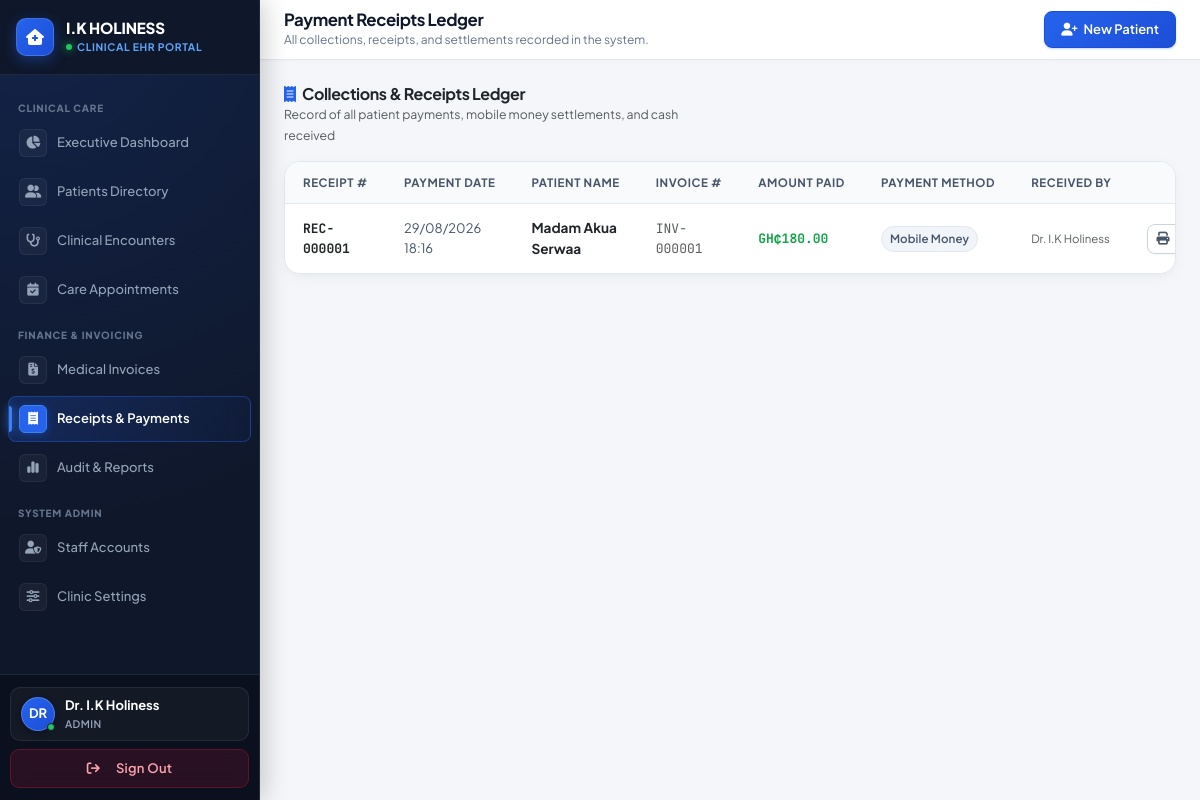
The app's page /payments (signed in) with its own data.
### tables this page shows
CREATE TABLE payments (
    payment_id VARCHAR(20) PRIMARY KEY,
    receipt_number VARCHAR(20) NOT NULL,
    client_id VARCHAR(20) NOT NULL,
    invoice_number VARCHAR(20) NOT NULL,
    payment_date DATETIME NOT NULL,
    amount_paid DECIMAL(10,2) NOT NULL,
    payment_method ENUM('Cash', 'Mobile Money', 'Card', 'Bank Transfer') NOT NULL,
    staff_id INT NOT NULL,
    notes TEXT NULL,
    created_at TIMESTAMP DEFAULT CURRENT_TIMESTAMP,
    UNIQUE KEY idx_receipt (receipt_number),
    FOREIGN KEY (client_id) REFERENCES clients(client_id) ON DELETE CASCADE,
    FOREIGN KEY (invoice_number) REFERENCES invoices(invoice_number) ON DELETE CASCADE,
    FOREIGN KEY (staff_id) REFERENCES users(id) ON DELETE RESTRICT,
    INDEX idx_payment_date (payment_date)
);

CREATE TABLE clients (
    client_id VARCHAR(20) PRIMARY KEY,
    full_name VARCHAR(255) NOT NULL,
    gender ENUM('Male', 'Female', 'Other') NOT NULL,
    dob DATE NOT NULL,
    age INT NOT NULL,
    phone VARCHAR(20) NOT NULL,
    address TEXT NOT NULL,
    emergency_name VARCHAR(255) NOT NULL,
    emergency_phone VARCHAR(20) NOT NULL,
    registration_date DATE NOT NULL,
    created_at TIMESTAMP DEFAULT CURRENT_TIMESTAMP,
    INDEX idx_fullname (full_name),
    INDEX idx_phone (phone)
);

CREATE TABLE users (
    id INT AUTO_INCREMENT PRIMARY KEY,
    username VARCHAR(50) NOT NULL,
    password_hash VARCHAR(255) NOT NULL,
    full_name VARCHAR(100) NOT NULL,
    role ENUM('admin', 'staff') NOT NULL,
    created_at TIMESTAMP DEFAULT CURRENT_TIMESTAMP,
    UNIQUE KEY idx_username (username)
);

### backend/app/Controllers/PaymentController.php (called while the page is built, shortened)
<?php
class PaymentController
{
    public function index(): void
    {
        $payments = [];
        try {
            $db = Database::getInstance()->getConnection();
            $stmt = $db->query("
                SELECT p.*, c.full_name AS client_name, u.full_name AS staff_name
                FROM payments p
                INNER JOIN clients c ON p.client_id = c.client_id
                INNER JOIN users u ON p.staff_id = u.id
                ORDER BY p.payment_date DESC
            ");
            $payments = $stmt->fetchAll();
        } catch (\PDOException $e) {
            $_SESSION['error_message'] = "Could not fetch payment records.";
        }
        require_once VIEWS_PATH . '/payments/index.php';
        require_once VIEWS_PATH . '/shared/layout.php';
    }
}

### backend/app/Core/Router.php (called while the page is built, shortened)
<?php
class Router
{
    private array $routes = [];
    public function get(string $path, string $handler): void
    {
        $this->routes['GET'][$this->normalizePath($path)] = $handler;
    }
    public function post(string $path, string $handler): void
    {
        $this->routes['POST'][$this->normalizePath($path)] = $handler;
    }
    public function resolve(string $requestUri, string $requestMethod): void
    {
        $path = parse_url($requestUri, PHP_URL_PATH);
        $normalizedPath = $this->normalizePath($path);
        $method = strtoupper($requestMethod);
        $handler = $this->routes[$method][$normalizedPath];
        $this->executeHandler($handler);
    }
    private function normalizePath(string $path): string
    {
        $trimmed = trim($path, '/');
        return $trimmed === '' ? '/' : '/' . $trimmed;
    }
    private function executeHandler(string $handler): void
    {
        list($controllerClass, $method) = explode('@', $handler);
        $controllerInstance = new $fullControllerName();
        $controllerInstance->$method();
    }
}

### frontend/public/index.php (called while the page is built, shortened)
<?php
$requestUri = $_SERVER['REQUEST_URI'] ?? '/';
$requestPath = parse_url($requestUri, PHP_URL_PATH);
$baseNames = [
    '/ik-holiness-clinic/frontend/public',
    '/ik-holiness-clinic/public',
    '/ik-holiness-clinic',
    '/frontend/public',
    '/public',
];
foreach ($baseNames as $b) {
    if (str_starts_with($requestPath, $b)) {
        $requestPath = substr($requestPath, strlen($b));
        break;
    }
}
$routingPath = '/' . ltrim($requestPath ?? '', '/');
$router = new Router();
$router->get('/', 'HomeController@index');
$router->get('/home', 'HomeController@index');
$router->get('/services', 'HomeController@services');
$router->get('/about', 'HomeController@about');
$router->get('/request-care', 'HomeController@requestCare');
$router->get('/booking', 'HomeController@requestCare');
$router->get('/contact', 'HomeController@contact');
$router->post('/book-request', 'HomeController@bookRequest');
$router->post('/contact-submit', 'HomeController@contactSubmit');
$router->get('/login', 'AuthController@showLogin');
$router->post('/login', 'AuthController@login');
$router->get('/logout', 'AuthController@logout');
$router->get('/dashboard', 'DashboardController@index');
$router->get('/clients', 'ClientController@index');
$router->get('/clients/create', 'ClientController@create');
$router->post('/clients/store', 'ClientController@store');
$router->get('/clients/view', 'ClientController@view');
$router->get('/clients/edit', 'ClientController@edit');
$router->post('/clients/update', 'ClientController@update');
$router->get('/clients/delete', 'ClientController@delete');
$router->get('/visits', 'VisitController@index');
$router->get('/visits/create', 'VisitController@create');
$router->post('/visits/store', 'VisitController@store');
$router->get('/appointments', 'AppointmentController@index');
$router->get('/appointments/create', 'AppointmentController@create');
$router->post('/appointments/store', 'AppointmentController@store');
$router->get('/appointments/edit', 'AppointmentController@edit');
$router->get('/billing', 'BillingController@index');
$router->get('/billing/create', 'BillingController@create');
$router->post('/billing/store', 'BillingController@store');
$router->get('/billing/view', 'BillingController@view');
$router->get('/payments', 'PaymentController@index');
$router->get('/payments/create', 'PaymentController@create');
$router->post('/payments/store', 'PaymentController@store');
$router->get('/payments/receipt', 'PaymentController@receipt');
$router->get('/reports', 'ReportController@index');
$router->get('/users', 'UserController@index');
$router->get('/users/create', 'UserController@create');
$router->post('/users/store', 'UserController@store');
$router->get('/users/edit', 'UserController@edit');
$router->post('/users/update', 'UserController@update');
$router->get('/users/delete', 'UserController@delete');
$router->get('/settings', 'SettingController@index');
$router->post('/settings/update', 'SettingController@update');
$router->resolve($routingPath, $_SERVER['REQUEST_METHOD'] ?? 'GET');

### frontend/views/payments/index.php (the view)
<div class="row mb-3 no-print align-items-center justify-content-between g-3">
    <div class="col-12 col-md-6">
        <h6 class="fw-bold text-dark mb-0"><i class="fa-solid fa-receipt text-blue-accent me-1"></i> Collections & Receipts Ledger</h6>
        <small class="text-muted">Record of all patient payments, mobile money settlements, and cash received</small>
    </div>
</div>
<div class="ui-table-container">
    <div class="table-responsive">
        <table class="ui-table">
            <thead>
                <tr>
                    <th>Receipt #</th>
                    <th>Payment Date</th>
                    <th>Patient Name</th>
                    <th>Invoice #</th>
                    <th>Amount Paid</th>
                    <th>Payment Method</th>
                    <th>Received By</th>
                    <th class="text-end no-print">Action</th>
                </tr>
            </thead>
            <tbody>
                <?php if (empty($payments)): ?>
                    <tr>
                        <td colspan="8" class="text-center py-5 text-muted small">
                            <i class="fa-solid fa-receipt fs-3 mb-2 d-block text-muted"></i>
                            No payment receipts recorded yet.
                        </td>
                    </tr>
                <?php else: ?>
                    <?php foreach ($payments as $p): ?>
                        <tr>
                            <td><strong class="text-dark font-mono" style="font-size: 0.8125rem;"><?php echo htmlspecialchars($p['receipt_number']); ?></strong></td>
                            <td><?php echo date('d/m/Y H:i', strtotime($p['payment_date'])); ?></td>
                            <td><strong class="text-dark" style="font-size: 0.85rem;"><?php echo htmlspecialchars($p['client_name']); ?></strong></td>
                            <td><span class="text-muted font-mono"><?php echo htmlspecialchars($p['invoice_number']); ?></span></td>
                            <td><strong class="text-emerald font-mono" style="color: var(--success);"><?php echo DEFAULT_CURRENCY . number_format($p['amount_paid'], 2); ?></strong></td>
                            <td><span class="badge-pill-custom badge-zinc"><?php echo htmlspecialchars($p['payment_method']); ?></span></td>
                            <td><small class="text-muted"><?php echo htmlspecialchars($p['staff_name']); ?></small></td>
                            <td class="text-end no-print">
                                <a href="<?php echo APP_URL; ?>/payments/receipt?id=<?php echo $p['receipt_number']; ?>" class="btn-secondary-custom btn-sm py-1 px-2">
                                    <i class="fa-solid fa-print"></i> Receipt
                                </a>
                            </td>
                        </tr>
                    <?php endforeach; ?>
                <?php endif; ?>
            </tbody>
        </table>
    </div>
</div>

### frontend/views/shared/layout.php (style rules this page uses)
:root { --bg-base: #f4f6f9; --bg-subtle: #edf1f7; --surface-card: #ffffff; --surface-card-hover: #ffffff; --surface-elevated: #ffffff; --border-subtle: #e2e8f0; --border-strong: #cbd5e1; --border-focus: #2563eb; --text-primary: #0f172a; --text-secondary: #475569; --text-muted: #64748b; --accent-main: #2563eb; --accent-dark: #1d4ed8; --accent-light: #eff6ff; --accent-border: #bfdbfe; --accent-glow: rgba(37, 99, 235, 0.12); --success: #16a34a; --success-bg: #f0fdf4; --success-border: #bbf7d0; --warning: #d97706; --warning-bg: #fffbeb; --warning-border: #fde68a; --danger: #e11d48; --danger-bg: #fff1f2; --danger-border: #fecdd3; --info: #0284c7; --info-bg: #f0f9ff; --info-border: #bae6fd; --sidebar-bg: #0f172a; --sidebar-border: #1e293b; --sidebar-link: #94a3b8; --sidebar-link-active: #ffffff; --sidebar-width: 260px; --radius-sm: 8px; --radius-md: 12px; --radius-lg: 16px; --shadow-subtle: 0 1px 3px 0 rgba(15, 23, 42, 0.04); --shadow-card: 0 4px 16px -2px rgba(15, 23, 42, 0.05), 0 2px 6px -1px rgba(15, 23, 42, 0.02); --shadow-hover: 0 10px 25px -3px rgba(15, 23, 42, 0.08); }
* { box-sizing: border-box; }
body { font-family: 'Plus Jakarta Sans', -apple-system, BlinkMacSystemFont, 'Segoe UI', Roboto, sans-serif; background-color: var(--bg-base); color: var(--text-primary); font-size: 0.875rem; min-height: 100vh; margin: 0; padding: 0; overflow-x: hidden; -webkit-font-smoothing: antialiased; }
h1, h2, h3, h4, h5, h6 { font-family: 'Plus Jakarta Sans', sans-serif; font-weight: 700; color: var(--text-primary); letter-spacing: -0.025em; }
.font-mono { font-family: 'JetBrains Mono', monospace; }
.btn-secondary-custom { background-color: #ffffff; border: 1px solid var(--border-strong); color: var(--text-secondary) !important; font-weight: 600; font-size: 0.8125rem; padding: 7px 14px; border-radius: var(--radius-sm); display: inline-flex; align-items: center; justify-content: center; gap: 6px; transition: all 0.15s ease-in-out; text-decoration: none; cursor: pointer; box-shadow: var(--shadow-subtle); }
.ui-table-container, .tanstack-table-wrap { background-color: #ffffff; border: 1px solid var(--border-subtle); border-radius: var(--radius-lg); overflow: hidden; box-shadow: var(--shadow-card); width: 100%; }
.ui-table-container .table-responsive, .tanstack-table-wrap .table-responsive { overflow-x: hidden; width: 100%; }
.ui-table { width: 100%; margin-bottom: 0; border-collapse: collapse; }
.ui-table th { background-color: #f8fafc; color: #475569; font-size: 0.72rem; font-weight: 700; text-transform: uppercase; letter-spacing: 0.05em; padding: 12px 18px; border-bottom: 1px solid var(--border-subtle); white-space: nowrap; user-select: none; }
.ui-table td { background-color: #ffffff !important; color: var(--text-secondary); font-size: 0.8125rem; padding: 14px 18px; border-bottom: 1px solid var(--border-subtle); vertical-align: middle; }
.ui-table tr:last-child td { border-bottom: none; }
.ui-table tbody tr { transition: background-color 0.12s ease; }
.badge-pill-custom { display: inline-flex; align-items: center; gap: 5px; padding: 3px 8px; font-size: 0.72rem; font-weight: 600; border-radius: 9999px; letter-spacing: 0.01em; }
.badge-zinc { background-color: #f1f5f9; color: #475569; border: 1px solid var(--border-subtle); }
.text-blue-accent { color: var(--accent-main) !important; }

### records on screen
payments: receipt_number "REC-000001", payment_date "29/08/2026 18:16", client.full_name "Madam Akua Serwaa", invoice_number "INV-000001", amount_paid "180.00", payment_method "Mobile Money", staff.full_name "Dr. I.K Holiness"

### other values on screen
substr($currentUserName ?? 'DR', 0, 2) "DR"
$currentUserName "Dr. I.K Holiness"
$currentRole "ADMIN"
$pageHeading "Payment Receipts Ledger"
$pageSubheading "All collections, receipts, and settlements recorded in the system."
